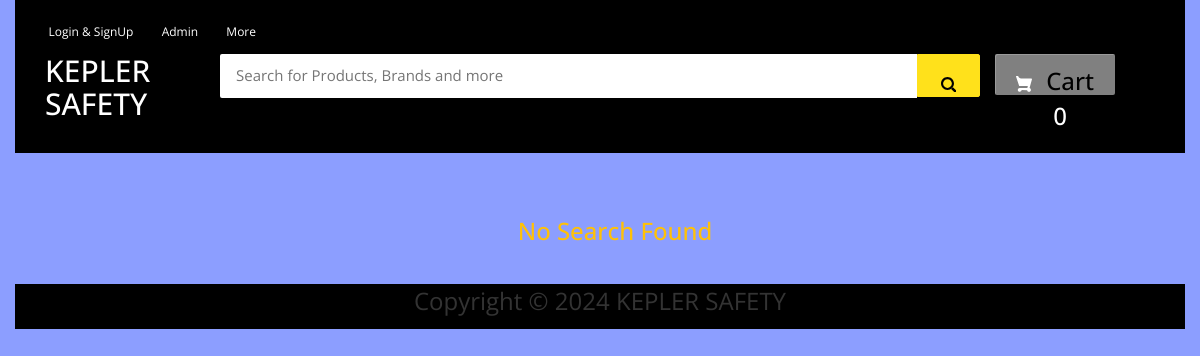
/, run on an earlier commit of the app's database.
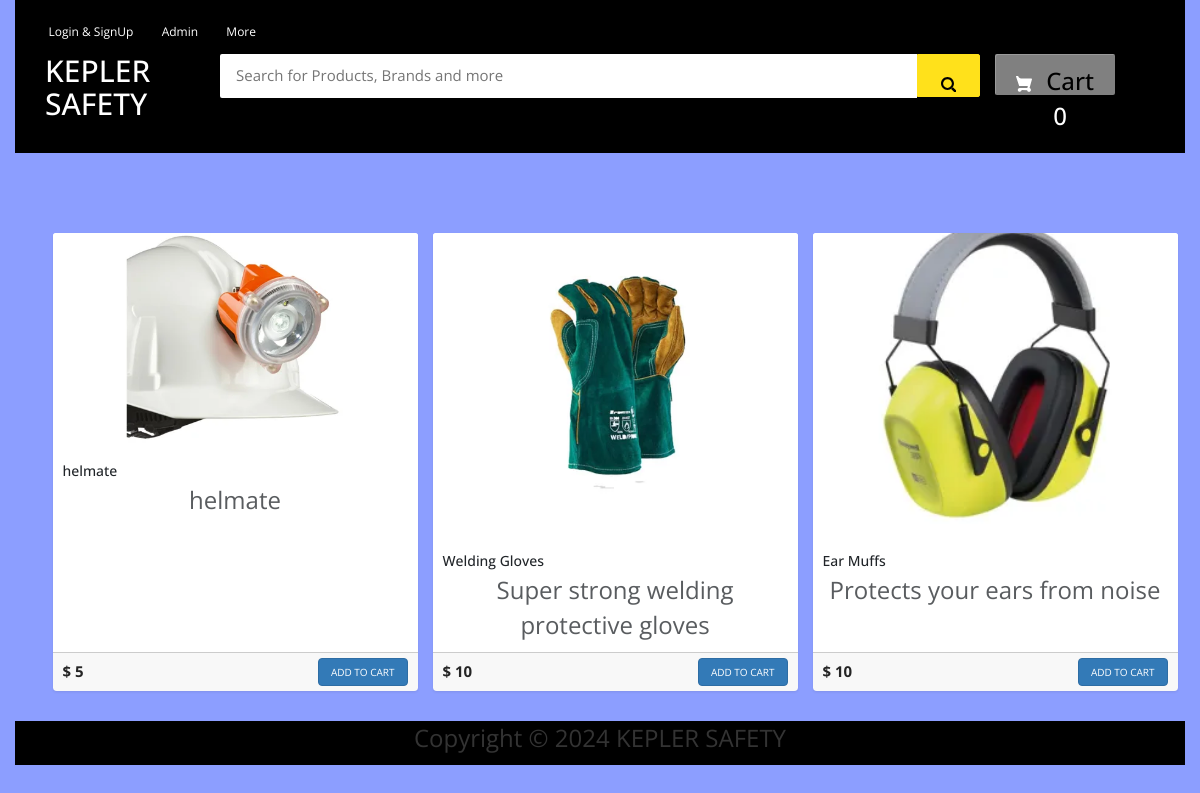
And on a later commit of the database.
### ecom/models.py (models this page shows, shortened)
class Product(models.Model):
    name=models.CharField(max_length=40)
    product_image= models.ImageField(upload_to='product_image/',null=True,blank=True)
    price = models.PositiveIntegerField()
    description=models.CharField(max_length=40)

### ecom/views.py (the view)
# urls.py: path('',views.home_view,name=''),
def home_view(request):
    products=models.Product.objects.all()
    if 'product_ids' in request.COOKIES:
        product_ids = request.COOKIES['product_ids']
        counter=product_ids.split('|')
        product_count_in_cart=len(set(counter))
    else:
        product_count_in_cart=0
    if request.user.is_authenticated:
        return HttpResponseRedirect('afterlogin')
    return render(request,'ecom/index.html',{'products':products,'product_count_in_cart':product_count_in_cart})

### templates/ecom/index.html (shortened to what this page needs)
{% extends 'ecom/homebase.html' %}
{% load static %}
{% block content %}
<div class="container my-5">
  {% if products %}
  <div class="row row-cols-1 row-cols-md-2 row-cols-lg-3 g-4 mt-4">
    {% for p in products %}
    <div class="col">
      <div class="card h-100 shadow-sm">
        <img src="{% static p.product_image.url %}" class="card-img-top" alt="{{ p.name }}">
        <div class="card-body">
          <h5 class="card-title text-dark">{{ p.name }}</h5>
          <p class="card-text text-muted">{{ p.description }}</p>
        </div>
        <div class="card-footer d-flex justify-content-between align-items-center">
          <span class="price">$ {{ p.price }}</span>
          <a href="{% url 'add-to-cart' p.id %}" class="btn btn-primary add-to-cart">Add to cart</a>
        </div>
      </div>
    </div>
    {% endfor %}
  </div>
  {% else %}
  <h3 class="text-center text-warning">No Search Found</h3>
  {% endif %}
</div>
{% endblock content %}

### templates/ecom/homebase.html (shortened to what this page needs)
{% load static %}
<!DOCTYPE html>
<html lang="en" dir="ltr">
<head>
  <link href="https://cdn.jsdelivr.net/npm/bootstrap@5.3.0/dist/css/bootstrap.min.css" rel="stylesheet">
</head>
<body>
  <div class="container-fluid">
    {% if request.user.is_authenticated %}
      {% include "ecom/customer_navbar.html" %}
    {% else %}
      {% include "ecom/navbar.html" %}
    {% endif %}
    <main class="container mt-4">
      {% block content %}{% endblock content %}
    </main>
    {% include "ecom/footer.html" %}
  </div>
</body>
</html>

### templates/ecom/navbar.html (shortened to what this page needs)
<!DOCTYPE html>
<html lang="en">
<head>
    <link rel="stylesheet" href="https://maxcdn.bootstrapcdn.com/bootstrap/3.3.0/css/bootstrap.min.css">
</head>
<body>
<div id="navbar">
    <div class="container">
        <div class="row row1">
            <ul class="largenav pull-right">
                <li class="upper-links dropdown"><a class="links" href="">Login & SignUp</a>
                </li>
                <li class="upper-links"><a class="links" href="/adminclick">Admin</a></li>
                <li class="upper-links dropdown"><a class="links" href="">More</a>
                </li>
            </ul>
        </div>
        <div class="row row2">
            <div class="col-sm-2">
                <h2 style="margin:0px;"><a style="text-decoration:none; color:white;" href="/"><span class="largenav">KEPLER SAFETY</span></a></h2>
            </div>
            <div class="navbar-search smallsearch col-sm-8 col-xs-11">
                <form action="/search" method="get">
                    <div class="row">
                        <input class="navbar-input col-xs-11" type="search" placeholder="Search for Products, Brands and more" name="query" id="query">
                        <button class="navbar-button col-xs-1" type="submit">
                        </button>
                    </div>
                </form>
            </div>
            <div class="cart1 largenav col-sm-2">
                <a class="cart-button" href="/view-cart">
                     Cart <span class="item-number ">{{ product_count_in_cart }}</span>
                </a>
            </div>
        </div>
    </div>
</div>
</body>
</html>

### templates/ecom/footer.html (shortened to what this page needs)
<!DOCTYPE html>
<html>
<head>
  <link rel="stylesheet" href="https://maxcdn.bootstrapcdn.com/font-awesome/4.7.0/css/font-awesome.min.css">
</head>
<footer class="text-center">
  <div class="container">
    <div class="footer-copyright">
      <p> Copyright &copy; 2024 KEPLER SAFETY</p>
    </div>
  </div>
</footer>
</html>

### templates/ecom/navbar.html (style rules this page uses)
body { background-color: #ebe0e0 }
#navbar { background-color: #000; color: black; }
.row1 { padding-top: 10px; padding-right: 50px; }
.row2 { padding-bottom: 20px; }
.navbar-input { padding: 11px 16px; border-radius: 2px 0 0 2px; border: 0 none; outline: 0 none; font-size: 15px; }
.navbar-button { background-color: #ffe11b; border: 1px solid #ffe11b; border-radius: 0 2px 2px 0; color: #565656; padding: 10px 0; height: 43px; cursor: pointer; }
.cart-button { background-color: #808080; box-shadow: 0 4px 4px 0 rgba(0, 0, 0, .23), inset 1px 1px 0 0 hsla(0, 0%, 100%, .2); padding: 10px 0; text-align: center; height: 41px; border-radius: 2px; font-weight: 500; width: 120px; display: inline-block; color: #FFFFFF; text-decoration: none; color: inherit; border: none; outline: none; }
.cart-svg { display: inline-block; width: 16px; height: 16px; vertical-align: middle; margin-right: 8px; }
.item-number { border-radius: 3px; background-color: rgba(0, 0, 0, .1); height: 20px; padding: 3px 6px; font-weight: 500; display: inline-block; color: #fff; line-height: 12px; margin-left: 10px; }
.upper-links { display: inline-block; padding: 0 11px; line-height: 23px; font-family: 'Open Sans', serif; letter-spacing: 0; color: inherit; border: none; outline: none; font-size: 12px; }
.dropdown { position: relative; display: inline-block; margin-bottom: 0px; }
.links { color: #fff; text-decoration: none; }
.largenav { display: none; }
.smallsearch { margin-left: 15px; margin-top: 15px; }
@media screen and (min-width: 768px) { .largenav { display: block; } }
@media screen and (min-width: 768px) { .smallsearch { margin: 0px; } }

### templates/ecom/index.html (style rules this page uses)
body { background-color: #8c9eff; font-family: 'Open Sans', serif; font-size: 24px; }
.card { border: none; transition: transform 0.2s ease-in-out; }
.card-img-top { max-height: 300px; object-fit: cover; }
.price { font-size: 1.5rem; font-weight: bold; color: #252525; }
.add-to-cart { font-size: 1rem; text-transform: uppercase; }

### templates/ecom/footer.html (style rules this page uses)
footer { padding: 0px 0px 0px 0px; background-color: black; margin: 0px; }
p { text-align: center; }

What changed in the data, as far as the page shows it:
added Product: product_image (picture), name "helmate", description "helmate", price "5"
added Product: product_image (picture), name "Welding Gloves", description "Super strong welding protective gloves", price "10"
added Product: product_image (picture), name "Ear Muffs", description "Protects your ears from noise", price "10"
Also different on the page:
text no longer shown: "No Search Found"
